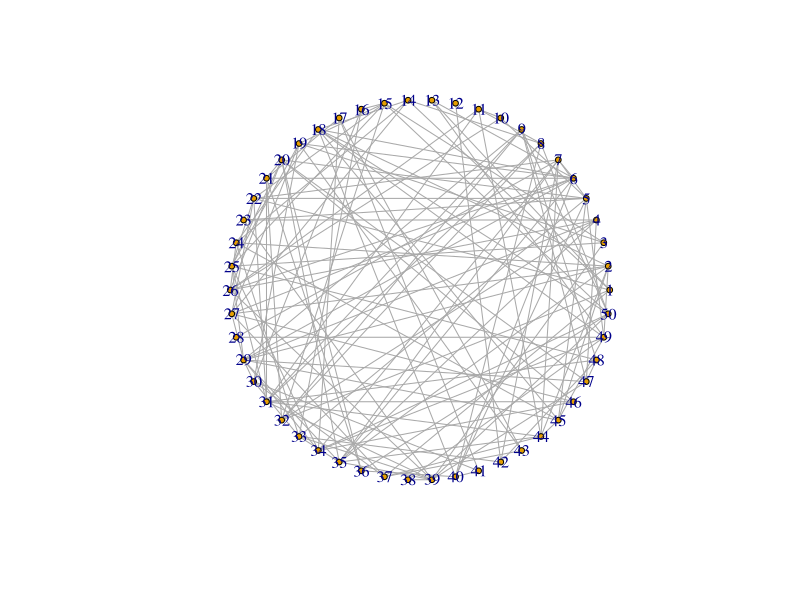

Reproduce this figure in R.
## An R implementation of Navid Dianati's MLF algorithm
library(igraph)

# find or generate da standard hairball to prune

pval <- function(mode = "undirected", params) {
  if (mode == "undirected") {
    pval_undirected(params)
  } else if (mode == "directed") {
    pval_directed(params)
  } else {
    stop("Mode must be either 'directed' or 'undirected'")
  }
}

pval_undirected <- function(params) {
  
  w <- params[1]
  ku <- params[2]
  kv <- params[3]
  q <- params[4]
  
  p <- ku * kv * 1 / q / q / 2
  
  binom.test(x = w, n = q, p = p, alternative = "greater")[5] #why does W have to be integer?
}

pval_directed <- function(params) {
  
  w <- params[1]
  ku_out <- params[2]
  kv_in <- params[3]
  q <- params[4]
  
  p <- ku_out * kv_in * 1 / q / q / 1
  
  binom.test(x = w, n = q, p = p, alternative = "greater")[5]
}


prune <- function(G, df, pct = NULL, num_remove = NULL) {
  if (!is.null(pct)) {
    deathrow <- c()
    n <- ecount(G)
    threshold_index <- n - n*pct/100
    threshold_value <- sort(E(G)$significance)[threshold_index]
    idx <- E(G)$significance <= threshold_value
    G <- delete.edges(G, which(idx))
    G # fix all this stuff
  } else if (!is.null(num_remove)) {
    n <- ecount(G)
    ind <- sort(E(G)$significance, partial = (num_remove))[num_remove]
    idx <- which(E(G)$significance <= ind)
    G <- delete_edges(G, idx)
    G # fix all this stuff
  } else {
    stop("Something went wrong")
  }
}

compute_sig <- function(G) {
  if (is_directed(G)) {
    compute_sig_directed(G)
  } else {
    compute_sig_dunirected(G)
  }
}

compute_sig_directed <- function(G) {
  # unimplemented?
}


compute_sig_undirected <- function(G) {
  ks <- graph.strength(G) # weights used by default
  total_degree <- sum(ks)
  sig <- c()
  for (e in seq_len(ecount(G))) {
    i0 <- ends(G, E(G)[e])[1] # fix this: e should be the Eth edge
    i1 <- ends(G, E(G)[e])[2] # fix this: e should be the Eth edge
    v0 <- V(G)[i0]
    v1 <- V(G)[i1]
    
    p <- pval(params = c(E(G)$weight[e], ks[i0], ks[i1], total_degree/2)) #resume testing here
    sig[e] <- -log(p$estimate)
  }
  E(G)$significance <- sig
  max_sig <- max(E(G)$significance)
  for (e in seq_len(ecount(G))) {
    if (is.na(E(G)$significance[e])) { # is na the right test here?
       E(G)$significance[e] <- max_sig
    }
  }
  G
}

# generate random graphs to test
rg <- erdos.renyi.game(50, 50 * 3, type = "gnm", directed = F)
rg$layout <- layout.circle
V(rg)$size <- 3
plot(rg)
E(rg)$weight <- sample(seq_len(20), length(E(rg)), replace = T)

test <- compute_sig_undirected(rg) #works!
test2 <- prune(test, pct = 30)

